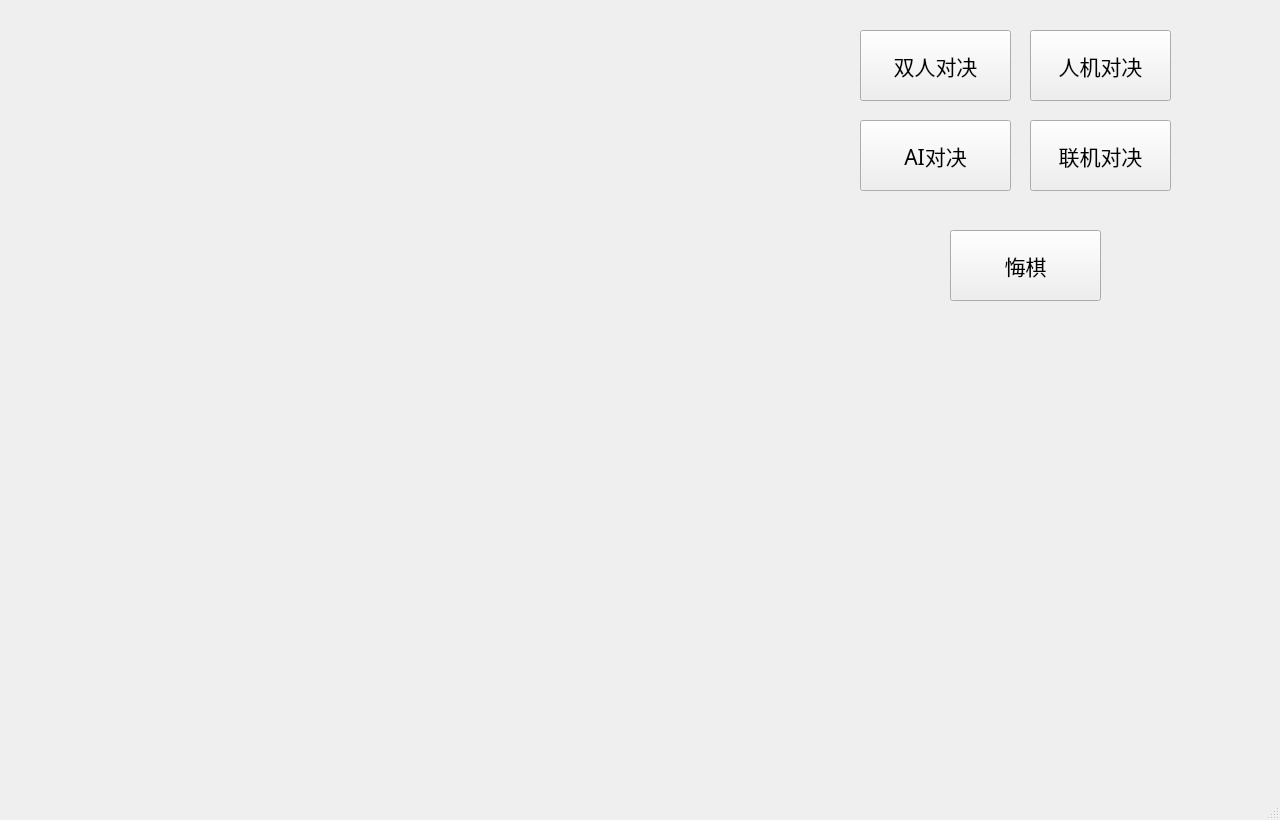
<?xml version="1.0" encoding="UTF-8"?>
<ui version="4.0">
 <class>MainWindow</class>
 <widget class="QMainWindow" name="MainWindow">
  <property name="geometry">
   <rect>
    <x>0</x>
    <y>0</y>
    <width>1280</width>
    <height>820</height>
   </rect>
  </property>
  <property name="windowTitle">
   <string>MainWindow</string>
  </property>
  <widget class="QWidget" name="centralwidget">
   <widget class="QPushButton" name="pushButton_4">
    <property name="geometry">
     <rect>
      <x>1030</x>
      <y>120</y>
      <width>141</width>
      <height>71</height>
     </rect>
    </property>
    <property name="font">
     <font>
      <family>隶书</family>
      <pointsize>16</pointsize>
     </font>
    </property>
    <property name="text">
     <string>联机对决</string>
    </property>
   </widget>
   <widget class="QPushButton" name="pushButton_2">
    <property name="geometry">
     <rect>
      <x>1030</x>
      <y>30</y>
      <width>141</width>
      <height>71</height>
     </rect>
    </property>
    <property name="font">
     <font>
      <family>隶书</family>
      <pointsize>16</pointsize>
     </font>
    </property>
    <property name="text">
     <string>人机对决</string>
    </property>
   </widget>
   <widget class="QPushButton" name="pushButton">
    <property name="geometry">
     <rect>
      <x>860</x>
      <y>30</y>
      <width>151</width>
      <height>71</height>
     </rect>
    </property>
    <property name="font">
     <font>
      <family>隶书</family>
      <pointsize>16</pointsize>
     </font>
    </property>
    <property name="text">
     <string>双人对决</string>
    </property>
   </widget>
   <widget class="QPushButton" name="pushButton_3">
    <property name="geometry">
     <rect>
      <x>860</x>
      <y>120</y>
      <width>151</width>
      <height>71</height>
     </rect>
    </property>
    <property name="font">
     <font>
      <family>隶书</family>
      <pointsize>16</pointsize>
     </font>
    </property>
    <property name="mouseTracking">
     <bool>true</bool>
    </property>
    <property name="text">
     <string>AI对决</string>
    </property>
   </widget>
   <widget class="QPushButton" name="pushButton_5">
    <property name="geometry">
     <rect>
      <x>950</x>
      <y>230</y>
      <width>151</width>
      <height>71</height>
     </rect>
    </property>
    <property name="font">
     <font>
      <family>隶书</family>
      <pointsize>16</pointsize>
     </font>
    </property>
    <property name="text">
     <string>悔棋</string>
    </property>
   </widget>
  </widget>
  <widget class="QStatusBar" name="statusbar"/>
  <widget class="QMenuBar" name="menubar">
   <property name="geometry">
    <rect>
     <x>0</x>
     <y>0</y>
     <width>1280</width>
     <height>21</height>
    </rect>
   </property>
  </widget>
 </widget>
 <resources/>
 <connections/>
</ui>
